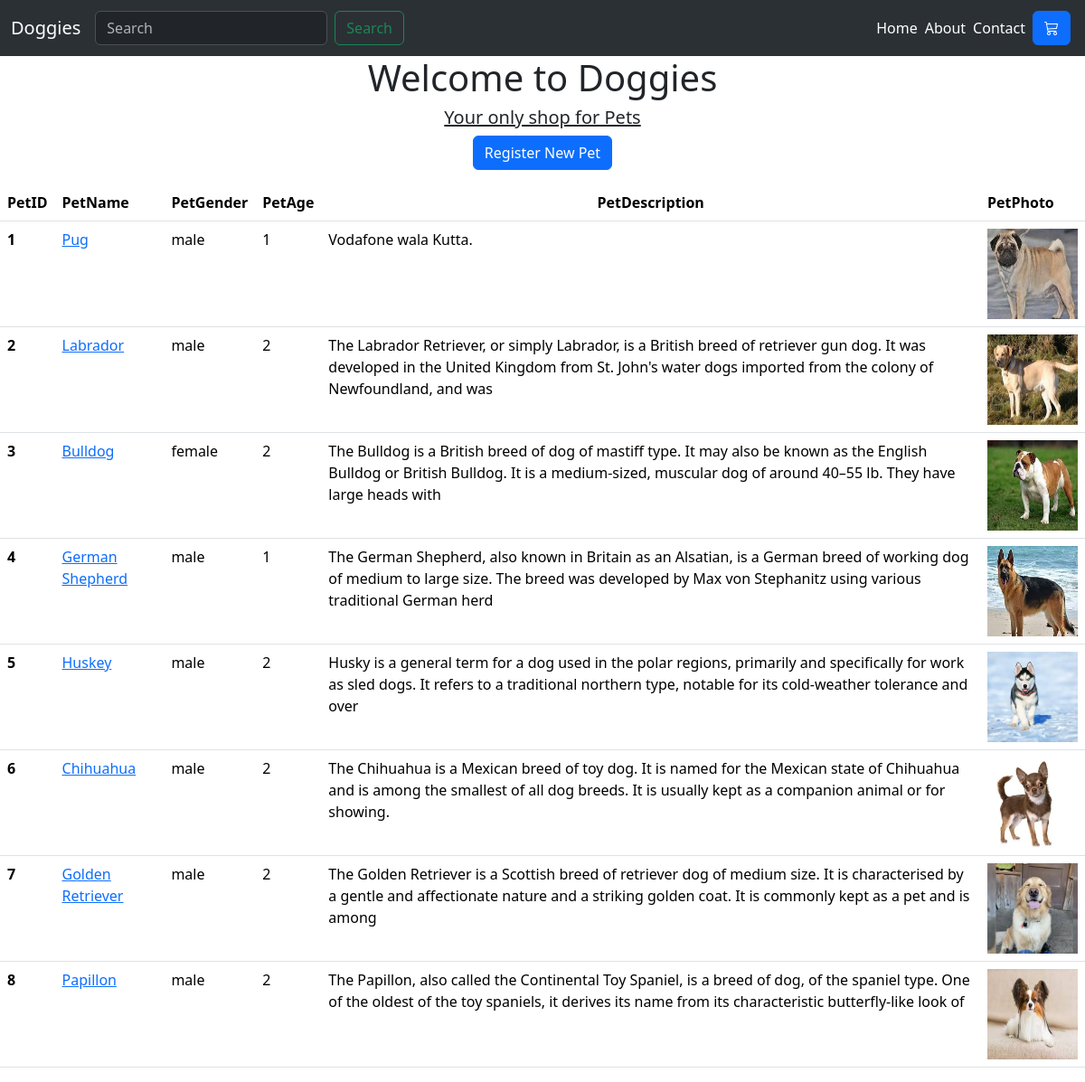
The page / on the database its author committed.
### petstoreapp/models.py (models this page shows)
class Pet(models.Model):
    petid = models.IntegerField(primary_key=True)
    petname = models.CharField(max_length=50)
    options = (("male", "male"), ("female", "female"))
    petgender = models.CharField(choices=options, default="", max_length=20)
    petage = models.IntegerField(null = False)
    petdescription = models.TextField(max_length = 200)
    petphoto = models.ImageField(upload_to="images")

### petstoreapp/views.py (the view)
# urls.py: path('', views.index, name="index"),
def index(r):
    petdata = Pet.objects.all()
    context = {"petdata": petdata}
    return render(r, "index.html", context)

### templates/index.html (shortened to what this page needs)
<!doctype html>
<html lang="en">
  <head>
    <link href="https://cdn.jsdelivr.net/npm/bootstrap@5.3.2/dist/css/bootstrap.min.css" rel="stylesheet">
    <link rel="stylesheet" href="https://cdn.jsdelivr.net/npm/bootstrap-icons@1.11.3/font/bootstrap-icons.min.css">
  </head>
  <body>
    <nav class="navbar navbar-expand-lg bg-body-tertiary" data-bs-theme="dark">
        <div class="container-fluid">
          <a class="navbar-brand" href="#">Doggies</a>
          <div class="collapse navbar-collapse" id="navbarSupportedContent">
            <ul class="navbar-nav me-auto mb-2 mb-lg-0">
            <form class="d-flex" role="search">
              <input class="form-control me-2" type="search" placeholder="Search" aria-label="Search">
              <button class="btn btn-outline-success" type="submit">Search</button>
            </form>
          </div>
                <a class="nav-link active m-1 text-white" aria-current="page" href="#">Home</a>
                <a class="nav-link active m-1 text-white" aria-current="page" href="#">About</a>
                <a class="nav-link active m-1 text-white" aria-current="page" href="#">Contact</a>
                <a class="nav-link active m-1 text-light" aria-current="page" href="#"><button type="button" class="btn btn-primary"><i class="bi bi-cart3 text-white"></i></button>
                </a>
        </div>
      </nav>
      <main>
        <center>
            <h1>Welcome to Doggies</h1>
        <h5 class="text-decoration-underline">Your only shop for Pets</h5>
        </center>
        <div>
            <center>
                <a href="{% url 'newpet' %}">
                    <button type="button" class="btn btn-primary">Register New Pet</button>
                    </a>
            </center>
        </div>
        <table class="table mt-3">
            <thead>
              <tr>
                <th scope="col">PetID</th>
                <th scope="col">PetName</th>
                <th scope="col">PetGender</th>
                <th scope="col">PetAge</th>
                <th scope="col"><center>PetDescription</center></th>
                <th scope="col">PetPhoto</th>
              </tr>
            </thead>
            <tbody>
              {% for p in petdata %}
                    <tr>
                        <th scope="row">{{ p.petid }}</th>
                        <td><a href="petdetailpage/{{p.petid}}">{{ p.petname }}</a></td>
                        <td>{{ p.petgender }}</td>
                        <td>{{ p.petage }}</td>
                        <td>{{ p.petdescription }}</td>
                        <td><img src="{{ p.petphoto.url }}" alt="" width="100px" height="100px"></td>
                    </tr>
              {% endfor %}
            </tbody>
          </table>
      </main>
  </body>
</html>

### rows shown on the page
Pet: petid "1", petname "Pug", petgender "male", petage "1", petdescription "Vodafone wala Kutta.", petphoto (picture)
Pet: petid "2", petname "Labrador", petgender "male", petage "2", petdescription "The Labrador Retriever, or simply Labrador, is a British breed of retriever gun dog. It was developed in the United Kingdom from St. John's water dogs imported from the colony of Newfoundland, and was", petphoto (picture)
Pet: petid "3", petname "Bulldog", petgender "female", petage "2", petdescription "The Bulldog is a British breed of dog of mastiff type. It may also be known as the English Bulldog or British Bulldog. It is a medium-sized, muscular dog of around 40–55 lb. They have large heads with", petphoto (picture)
Pet: petid "4", petname "German Shepherd", petgender "male", petage "1", petdescription "The German Shepherd, also known in Britain as an Alsatian, is a German breed of working dog of medium to large size. The breed was developed by Max von Stephanitz using various traditional German herd", petphoto (picture)
Pet: petid "5", petname "Huskey", petgender "male", petage "2", petdescription "Husky is a general term for a dog used in the polar regions, primarily and specifically for work as sled dogs. It refers to a traditional northern type, notable for its cold-weather tolerance and over", petphoto (picture)
Pet: petid "6", petname "Chihuahua", petgender "male", petage "2", petdescription "The Chihuahua is a Mexican breed of toy dog. It is named for the Mexican state of Chihuahua and is among the smallest of all dog breeds. It is usually kept as a companion animal or for showing.", petphoto (picture)
Pet: petid "7", petname "Golden Retriever", petgender "male", petage "2", petdescription "The Golden Retriever is a Scottish breed of retriever dog of medium size. It is characterised by a gentle and affectionate nature and a striking golden coat. It is commonly kept as a pet and is among", petphoto (picture)
Pet: petid "8", petname "Papillon", petgender "male", petage "2", petdescription "The Papillon, also called the Continental Toy Spaniel, is a breed of dog, of the spaniel type. One of the oldest of the toy spaniels, it derives its name from its characteristic butterfly-like look of", petphoto (picture)
